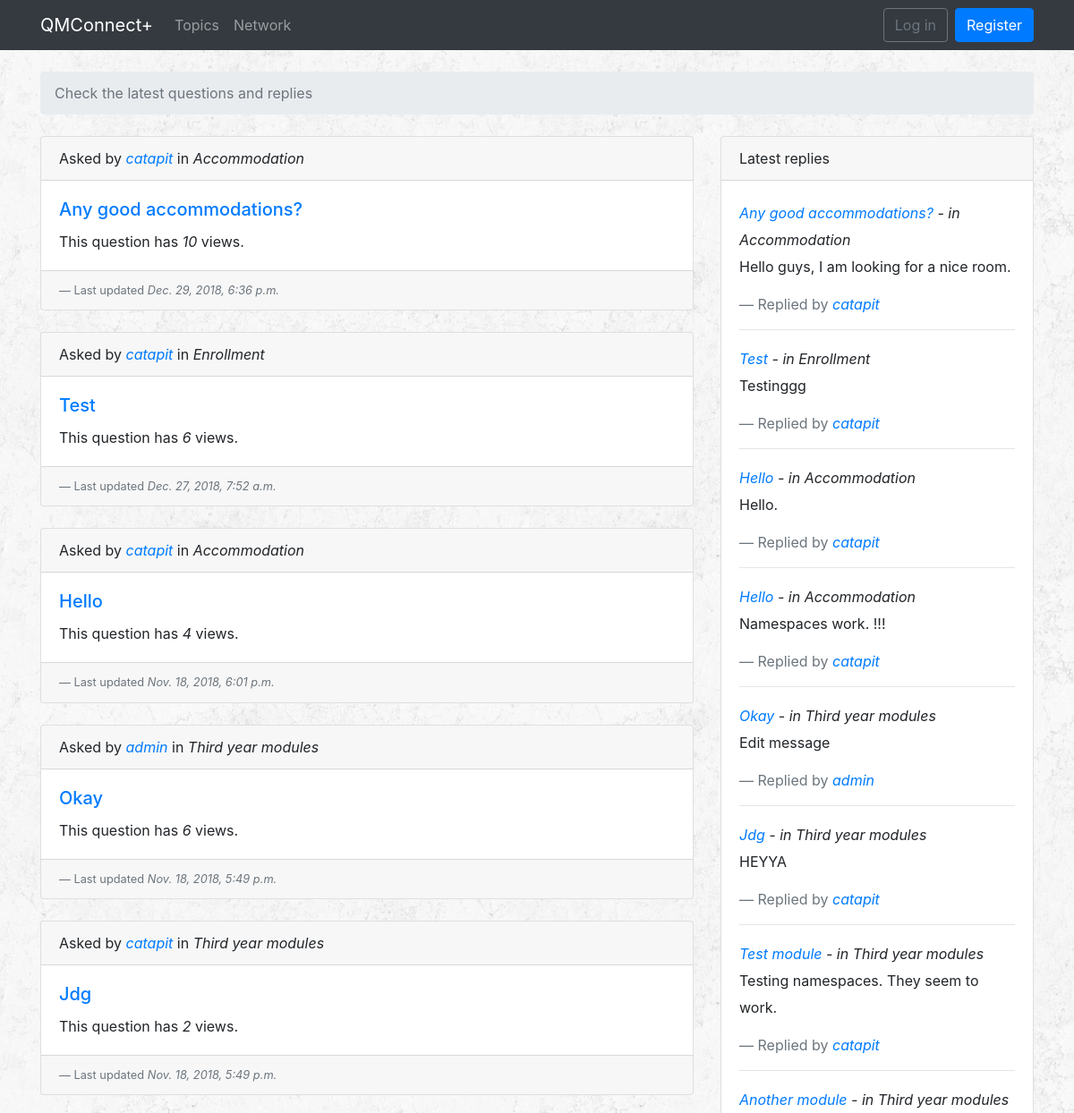
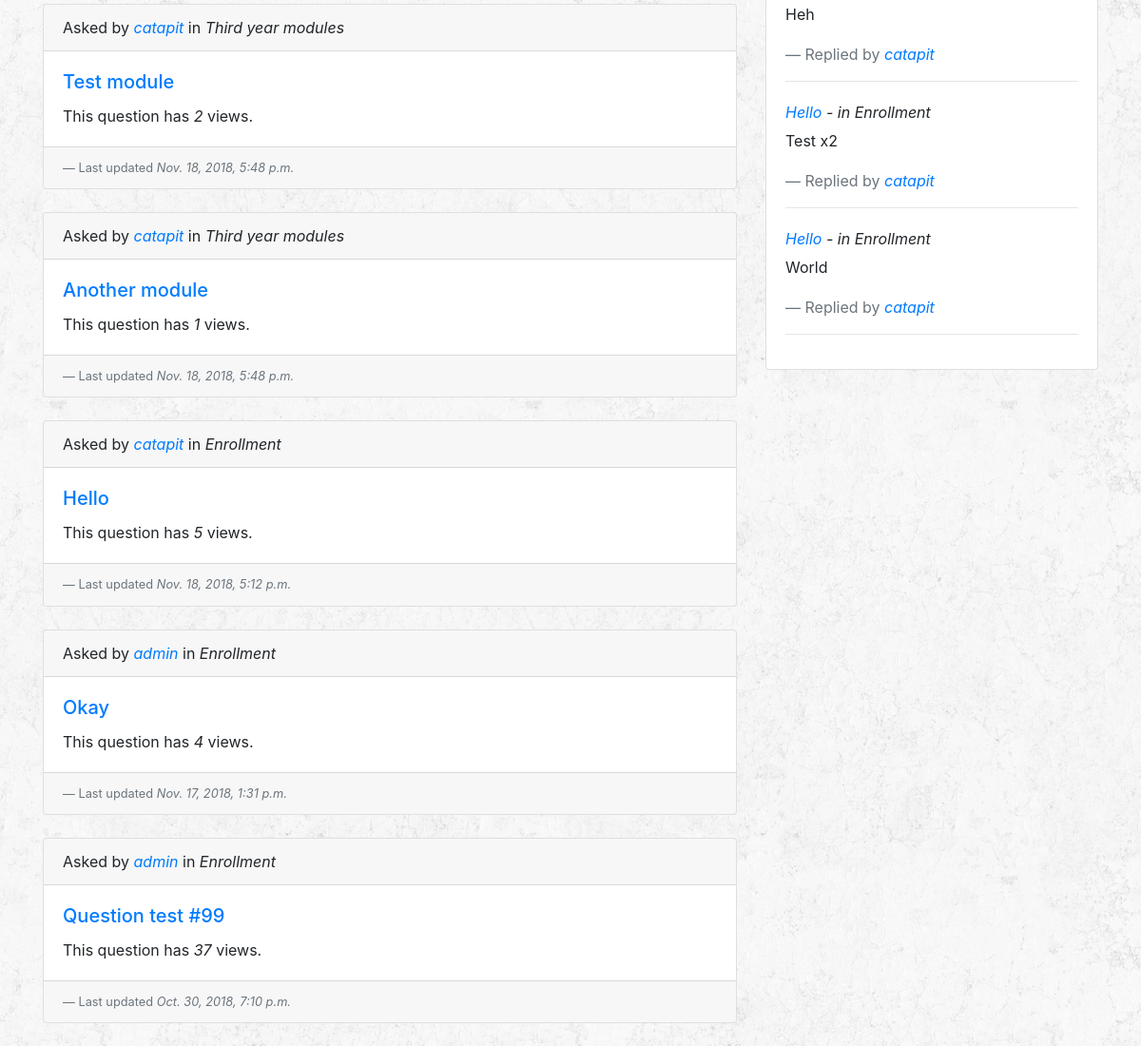
/, run on an earlier commit of the app's database (2 pictures, top to bottom).
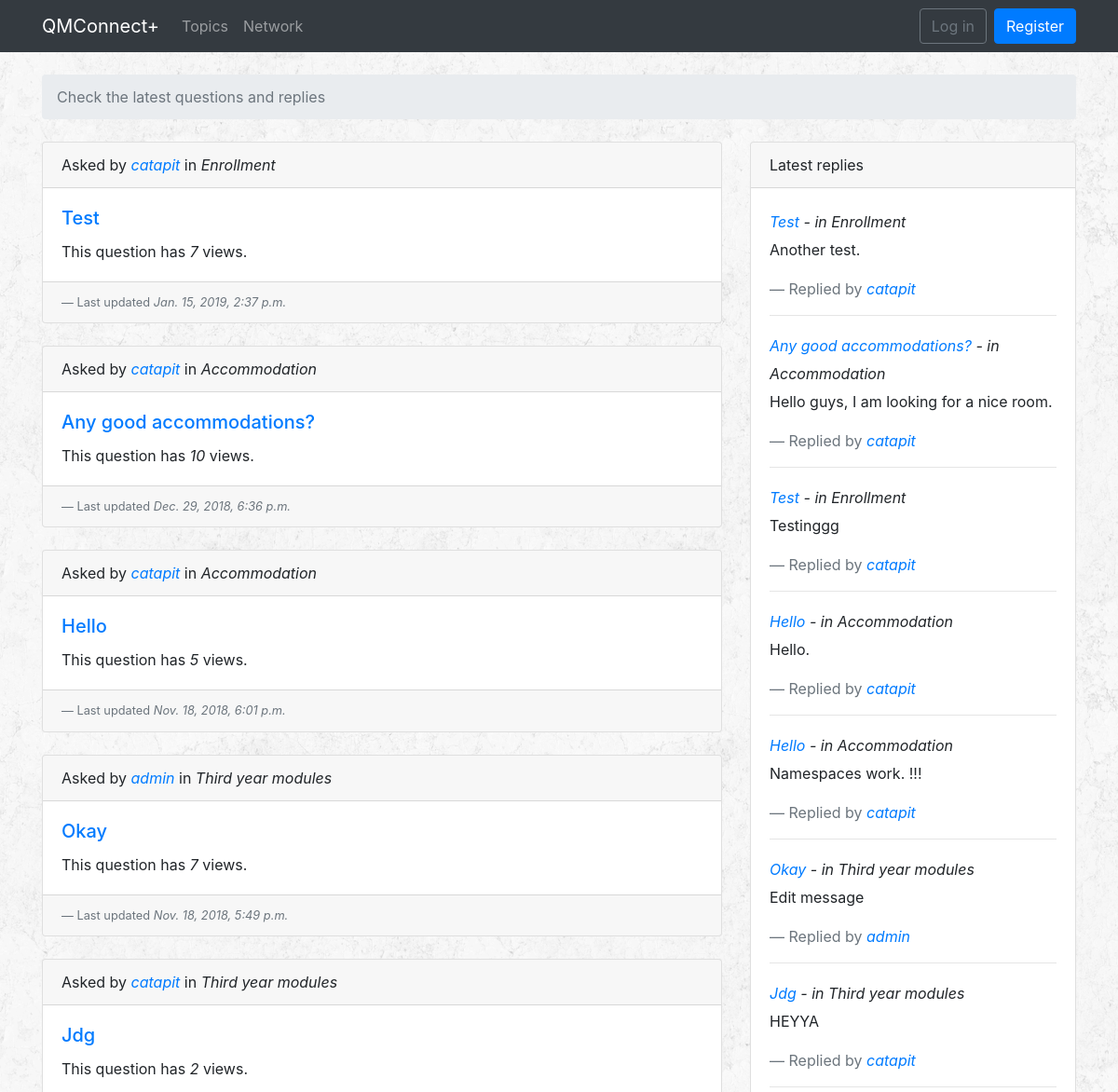
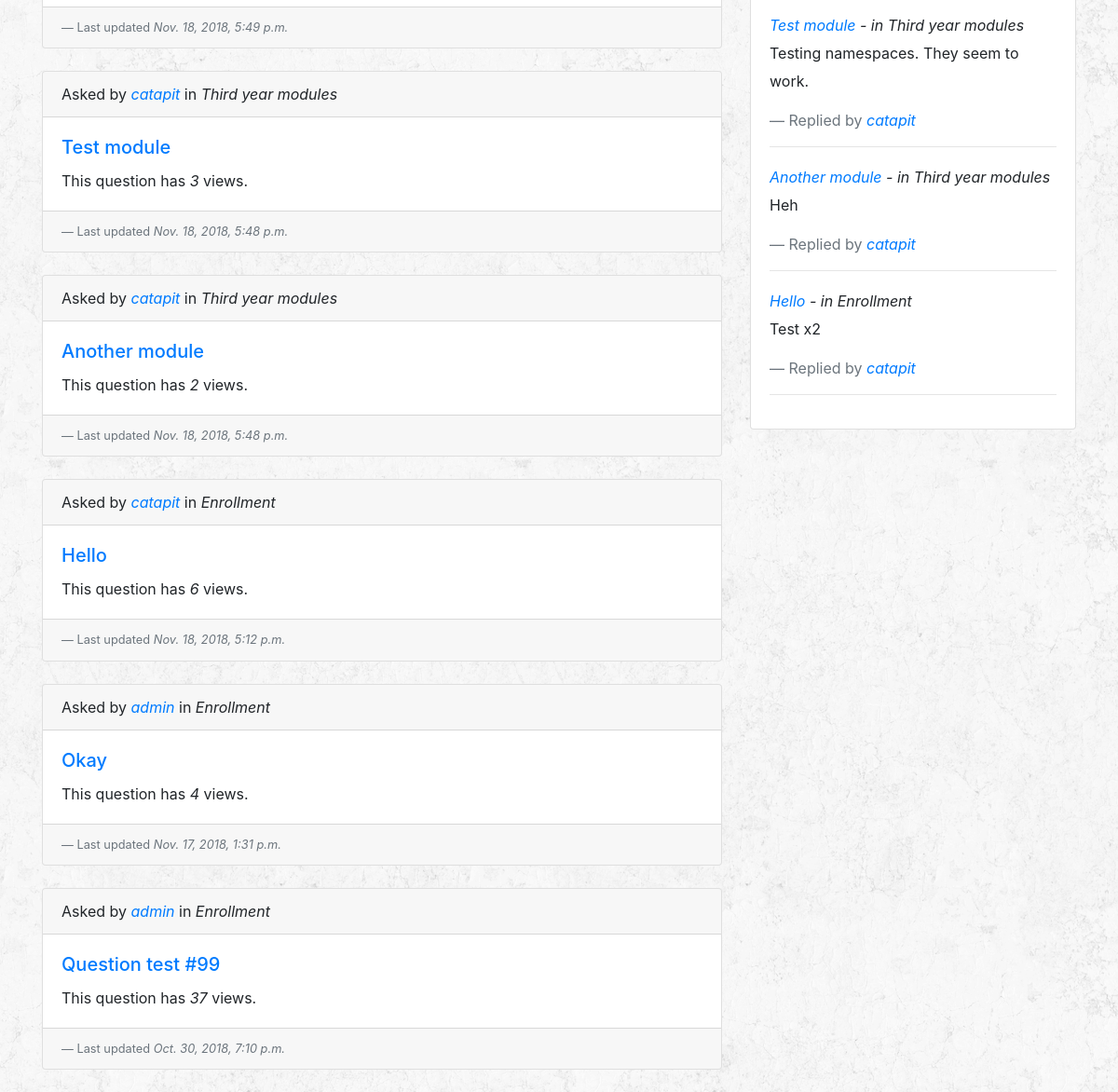
And on a later commit of the database (2 pictures, top to bottom).
### qa/models.py (models this page shows, shortened)
class Question(models.Model):
    subject = models.CharField(max_length=255)
    last_updated = models.DateTimeField(auto_now_add=True)
    topic = models.ForeignKey(Topic, related_name='questions', on_delete=models.CASCADE)
    starter = models.ForeignKey(User, related_name='questions', on_delete=models.CASCADE)
    views = models.PositiveIntegerField(default=0)
    def __str__(self):
        return self.subject

class Topic(models.Model):
    name = models.CharField(max_length=30, unique=True)
    description = models.CharField(max_length=100)
    def __str__(self):
        return self.name

class Answer(models.Model):
    message = models.TextField(max_length=4000)
    question = models.ForeignKey(Question, related_name='answers', on_delete=models.CASCADE)
    created_at = models.DateTimeField(auto_now_add=True)
    updated_at = models.DateTimeField(null=True)
    created_by = models.ForeignKey(User, related_name='answers', on_delete=models.CASCADE)
    updated_by = models.ForeignKey(User, null=True, related_name='+', on_delete=models.CASCADE)

### qa/views.py (the view)
# urls.py: path('', qa_views.latest, name='latest'),
def latest(request):
    answers = Answer.objects.order_by('-created_at')[:10]
    questions = Question.objects.order_by('-last_updated')[:10]
    return render(request, 'latest.html', {'answers': answers, 'questions': questions})

### templates/latest.html
{% extends 'base.html' %}
{% block breadcrumb %}
<li class="breadcrumb-item active">Check the latest questions and replies</li>
{% endblock %}
{% block content %}
<div class="row">
  <div class="col-md-8">
    {% for question in questions %}
    <div class="card mb-4">
      <div class="card-header">
        Asked by <cite><a href="{% url 'qa:profile' question.starter.pk %}">{{ question.starter }}</a></cite> in <cite>{{ question.topic }}</cite>
      </div>
      <div class="card-body">
        <h5 class="card-title"><a href="{% url 'qa:question_answers' question.topic.pk question.pk %}">{{ question }}</a></h5>
        <p class="card-text">This question has <cite>{{ question.views }}</cite> views.</p>
      </div>
      <div class="card-footer text-muted">
        <footer class="blockquote-footer">Last updated <cite>{{ question.last_updated }}</cite></footer>
      </div>
    </div>
    {% endfor %}
  </div>
  <div class="col-md-4">
    <div class="card mb-4">
      <div class="card-header">
        Latest replies
      </div>
      <div class="card-body">
        <blockquote class="blockquote mb-0">
          {% for answer in answers %}
          <small><cite><a href="{% url 'qa:question_answers' answer.question.topic.pk answer.question.pk %}">{{ answer.question }}</a> - in {{ answer.question.topic }}</cite></small>
          <p><small>{{ answer.message }}</small></p>
          <footer class="blockquote-footer">Replied by <cite><a href="{% url 'qa:profile' answer.question.starter.pk %}">{{ answer.question.starter }}</a></cite></footer>
          <hr/>
          {% endfor %}
        </blockquote>
      </div>
    </div>
  </div>
</div>
{% endblock content %}

What changed in the data, as far as the page shows it:
no longer on this page (row unchanged): Answer: question "Hello", question.topic "Enrollment", message "World", question.starter "catapit"
changed Question "Test": views "6" → "7"; last_updated "Dec. 27, 2018, 7:52 a.m." → "Jan. 15, 2019, 2:37 p.m."; moves up the list
changed Question "Nov. 18, 2018, 6:01 p.m.": views "4" → "5"
changed Question (number 4 of 10 on the later page): views "6" → "7"
changed Question "Test module": views "2" → "3"
changed Question "Another module": views "1" → "2"
changed Question "Nov. 18, 2018, 5:12 p.m.": views "5" → "6"
added Answer: question "Test", question.topic "Enrollment", message "Another test.", question.starter "catapit"
